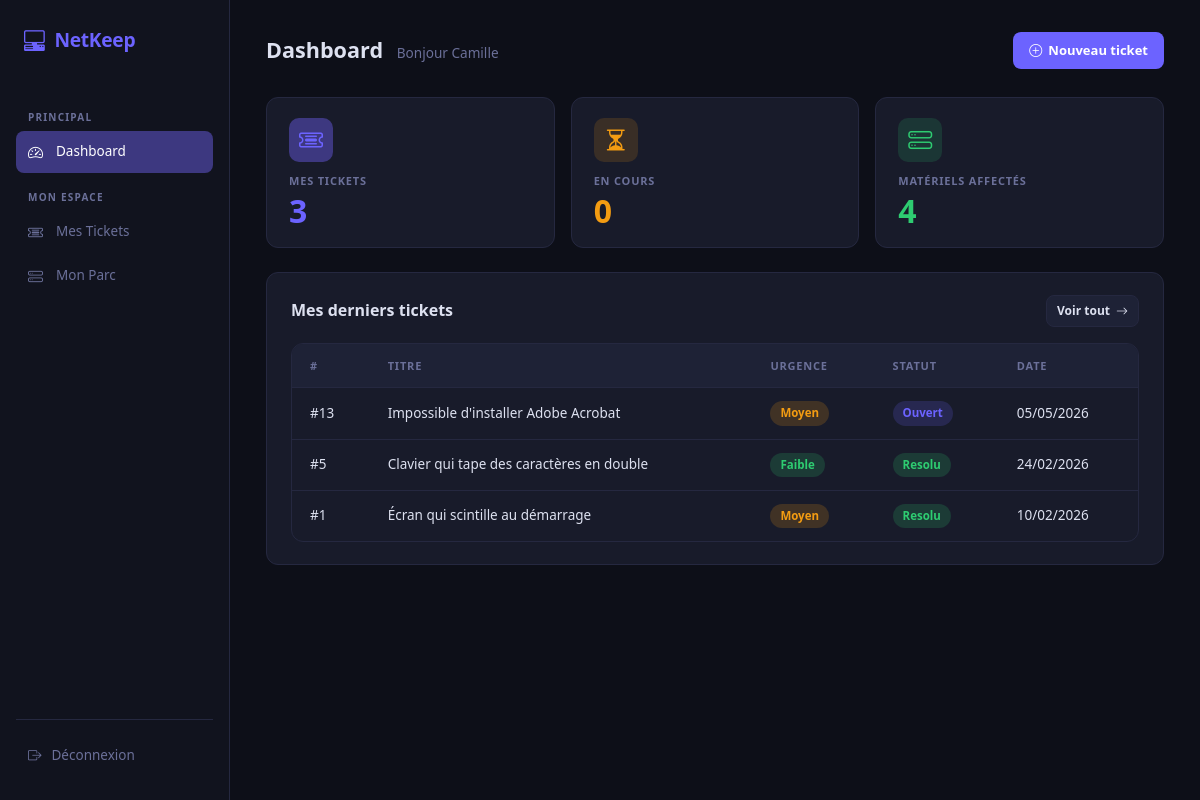
Page /index.php?page=user_dashboard (signed in) on the committed database.
### tables this page shows
CREATE TABLE tickets (
    id INT AUTO_INCREMENT PRIMARY KEY,
    titre VARCHAR(150) NOT NULL,
    description TEXT NOT NULL,
    urgence ENUM('faible', 'moyen', 'critique') NOT NULL,
    type_probleme ENUM('materiel', 'logiciel', 'reseau', 'autre') NOT NULL DEFAULT 'materiel',
    statut ENUM('ouvert', 'en_cours', 'resolu') DEFAULT 'ouvert',
    niveau_escalade TINYINT DEFAULT 1,
    message_resolution TEXT DEFAULT NULL,
    date_creation TIMESTAMP DEFAULT CURRENT_TIMESTAMP,
    id_materiel INT DEFAULT NULL,
    id_auteur INT NOT NULL,
    id_technicien INT DEFAULT NULL,
    FOREIGN KEY (id_materiel) REFERENCES materiels(id) ON DELETE SET NULL,
    FOREIGN KEY (id_auteur) REFERENCES utilisateurs(id),
    FOREIGN KEY (id_technicien) REFERENCES utilisateurs(id)
);

### controllers/EmployeController.php (called while the page is built, shortened)
<?php
require_once __DIR__ . '/../models/Ticket.php';
require_once __DIR__ . '/../models/Materiel.php';
class EmployeController
{
    public function dashboard(): void
    {
        $liste    = (new Ticket())->findByAuteur($_SESSION['user_id']);
        $materiels = (new Materiel())->findByUser($_SESSION['user_id']);
        require_once __DIR__ . '/../views/employe/dashboard.php';
    }
}

### config/database.php (called while the page is built, shortened)
<?php
class Database {
    private $host = 'localhost';
    private $dbname = 'bdd_netkeep';
    private $user = 'root';
    private $password = '';
    public function getConnection() {
        try {
            $this->pdo = new PDO(
                "mysql:host={$this->host};dbname={$this->dbname};charset=utf8mb4",
                $this->user,
                $this->password
            );
            $this->pdo->setAttribute(PDO::ATTR_ERRMODE, PDO::ERRMODE_EXCEPTION);
            return $this->pdo;
        } catch (PDOException $e) {
            die("Erreur de connexion : " . $e->getMessage());
        }
    }
}

### models/Ticket.php (called while the page is built, shortened)
<?php
require_once __DIR__ . '/../config/database.php';
class Ticket
{
    private int $id;
    private string $titre;
    private string $urgence;
    private string $statut;
    private string $date_creation;
    private PDO $pdo;
    public function __construct()
    {
        $this->pdo = (new Database())->getConnection();
    }
    private function hydrate(array $data): self
    {
        $this->id                = $data['id'];
        $this->titre             = $data['titre'];
        $this->urgence           = $data['urgence'];
        $this->statut            = $data['statut'];
        $this->date_creation     = $data['date_creation'];
        return $this;
    }
    public function getId(): int              { return $this->id; }
    public function getTitre(): string        { return $this->titre; }
    public function getUrgence(): string      { return $this->urgence; }
    public function getStatut(): string       { return $this->statut; }
    public function getDateCreation(): string { return $this->date_creation; }
    public function findByAuteur(int $id_auteur): array
    {
        $stmt = $this->pdo->prepare(
            'SELECT * FROM tickets WHERE id_auteur = :id ORDER BY date_creation DESC'
        );
        $stmt->execute([':id' => $id_auteur]);
        $results = $stmt->fetchAll(PDO::FETCH_ASSOC);
        return array_map(fn($row) => (new self())->hydrate($row), $results);
    }
}

### models/Materiel.php (called while the page is built, shortened)
<?php
require_once __DIR__ . '/../config/database.php';
class Materiel {
    private PDO $pdo;
    public function __construct() {
        $this->pdo = (new Database())->getConnection();
    }
    public function findByUser(int $id_utilisateur): array {
        $stmt = $this->pdo->prepare(
            'SELECT * FROM materiels WHERE id_utilisateur = :id AND est_archive = 0'
        );
        $stmt->execute([':id' => $id_utilisateur]);
        return $stmt->fetchAll(PDO::FETCH_ASSOC);
    }
}

### views/employe/dashboard.php (the view)
<?php require_once __DIR__ . '/../layout/header.php'; ?>
<div class="nk-page-header">
    <h1 class="nk-page-title">
        Dashboard
        <span>Bonjour <?= htmlspecialchars($_SESSION['user_prenom'] ?? 'Employé') ?></span>
    </h1>
    <a href="index.php?page=mes-tickets" class="nk-btn nk-btn-primary">
        <i class="bi bi-plus-circle"></i> Nouveau ticket
    </a>
</div>
<div class="row g-3 mb-4">
    <div class="col-md-4">
        <div class="nk-stat">
            <div class="nk-stat-icon"><i class="bi bi-ticket-detailed"></i></div>
            <div class="nk-stat-label">Mes tickets</div>
            <div class="nk-stat-value text-accent"><?= count($liste ?? []) ?></div>
        </div>
    </div>
    <div class="col-md-4">
        <div class="nk-stat">
            <div class="nk-stat-icon" style="background:rgba(243,156,18,.15);color:#f39c12"><i class="bi bi-hourglass-split"></i></div>
            <div class="nk-stat-label">En cours</div>
            <div class="nk-stat-value" style="color:#f39c12">
                <?php echo count(array_filter($liste ?? [], fn($t) => $t->getStatut() === 'en_cours')); ?>
            </div>
        </div>
    </div>
    <div class="col-md-4">
        <div class="nk-stat">
            <div class="nk-stat-icon" style="background:rgba(46,204,113,.15);color:#2ecc71"><i class="bi bi-hdd-stack"></i></div>
            <div class="nk-stat-label">Matériels affectés</div>
            <div class="nk-stat-value" style="color:#2ecc71"><?= count($materiels ?? []) ?></div>
        </div>
    </div>
</div>
<div class="nk-card">
    <div class="d-flex align-items-center justify-content-between mb-3">
        <h2 style="font-size:1rem;font-weight:700;margin:0;">Mes derniers tickets</h2>
        <a href="index.php?page=mes-tickets" class="nk-btn nk-btn-ghost nk-btn-sm">Voir tout <i class="bi bi-arrow-right"></i></a>
    </div>
    <div class="nk-table-wrap">
        <table class="nk-table">
            <thead>
                <tr><th>#</th><th>Titre</th><th>Urgence</th><th>Statut</th><th>Date</th></tr>
            </thead>
            <tbody>
                <?php if (!empty($liste)): ?>
                    <?php foreach (array_slice($liste, 0, 5) as $ticket): ?>
                    <tr>
                        <td class="text-muted-nk">#<?= $ticket->getId() ?></td>
                        <td><?= htmlspecialchars($ticket->getTitre()) ?></td>
                        <td><span class="nk-badge nk-badge-<?= $ticket->getUrgence() ?>"><?= ucfirst($ticket->getUrgence()) ?></span></td>
                        <td><span class="nk-badge nk-badge-<?= $ticket->getStatut() ?>"><?= ucfirst(str_replace('_', ' ', $ticket->getStatut())) ?></span></td>
                        <td class="text-muted-nk"><?= date('d/m/Y', strtotime($ticket->getDateCreation())) ?></td>
                    </tr>
                    <?php endforeach; ?>
                <?php else: ?>
                    <tr><td colspan="5" class="text-center text-muted-nk py-4"><i class="bi bi-check-circle"></i> Aucun ticket</td></tr>
                <?php endif; ?>
            </tbody>
        </table>
    </div>
</div>
<?php require_once __DIR__ . '/../layout/footer.php'; ?>

### index.php (shortened to what this page needs)
<?php
require_once 'controllers/EmployeController.php';
$page = $_GET['page'] ?? 'login';
switch ($page) {
    case 'user_dashboard':
        (new EmployeController())->dashboard();
        break;
}

### views/layout/header.php (shortened to what this page needs)
<!DOCTYPE html>
<html lang="fr">
<head>
    <link href="https://cdn.jsdelivr.net/npm/bootstrap@5.3.0/dist/css/bootstrap.min.css" rel="stylesheet">
    <link href="https://cdn.jsdelivr.net/npm/bootstrap-icons@1.11.0/font/bootstrap-icons.css" rel="stylesheet">
    <link href="/NetKeep/public/css/style.css" rel="stylesheet">
</head>
<body>
<?php
$base = '/NetKeep/index.php';
$page = $_GET['page'] ?? '';
?>
<?php if (isset($_SESSION['user_id'])): ?>
<aside class="nk-sidebar">
    <div class="nk-logo">
        <i class="bi bi-pc-display-horizontal"></i> NetKeep
    </div>
    <nav class="nk-nav">
        <?php if (isset($_SESSION['user_role']) && $_SESSION['user_role'] === 'technicien'): ?>
            <div class="nk-nav-label">Principal</div>
            <a href="<?= $base ?>?page=technicien_dashboard"
               class="<?= $page === 'technicien_dashboard' ? 'active' : '' ?>">
                <i class="bi bi-speedometer2"></i> Dashboard
            </a>
            <div class="nk-nav-label">Helpdesk</div>
            <a href="<?= $base ?>?page=tickets"
               class="<?= $page === 'tickets' ? 'active' : '' ?>">
                <i class="bi bi-ticket-detailed"></i> Tickets
            </a>
            <div class="nk-nav-label">Parc informatique</div>
            <a href="<?= $base ?>?page=materiel"
               class="<?= $page === 'materiel' ? 'active' : '' ?>">
                <i class="bi bi-hdd-stack"></i> Matériel
            </a>
            <a href="<?= $base ?>?page=utilisateurs"
               class="<?= $page === 'utilisateurs' ? 'active' : '' ?>">
                <i class="bi bi-people"></i> Utilisateurs
            </a>
        <?php else: ?>
            <div class="nk-nav-label">Principal</div>
            <a href="<?= $base ?>?page=user_dashboard"
               class="<?= $page === 'user_dashboard' ? 'active' : '' ?>">
                <i class="bi bi-speedometer2"></i> Dashboard
            </a>
            <div class="nk-nav-label">Mon espace</div>
            <a href="<?= $base ?>?page=mes-tickets"
               class="<?= $page === 'mes-tickets' ? 'active' : '' ?>">
                <i class="bi bi-ticket-detailed"></i> Mes Tickets
            </a>
            <a href="<?= $base ?>?page=mon-parc"
               class="<?= $page === 'mon-parc' ? 'active' : '' ?>">
                <i class="bi bi-hdd-stack"></i> Mon Parc
            </a>
        <?php endif; ?>
    </nav>
    <div class="nk-sidebar-footer">
        <a href="<?= $base ?>?page=logout">
            <i class="bi bi-box-arrow-right"></i> Déconnexion
        </a>
    </div>
</aside>
<main class="nk-main">
<?php endif; ?>

### views/layout/footer.php (shortened to what this page needs)
<?php if (isset($_SESSION['user_id'])): ?>
</main>
<?php endif; ?>
</body>
</html>

### rows in the picture
tickets: id "13", titre "Impossible d'installer Adobe Acrobat", urgence "Moyen", statut "Ouvert", date_creation "05/05/2026"
tickets: id "5", titre "Clavier qui tape des caractères en double", urgence "Faible", statut "Resolu", date_creation "24/02/2026"
tickets: id "1", titre "Écran qui scintille au démarrage", urgence "Moyen", statut "Resolu", date_creation "10/02/2026"

### other values in the picture
$_SESSION['user_prenom'] "Camille"
count($liste ?? []) "3"
count($materiels ?? []) "4"
